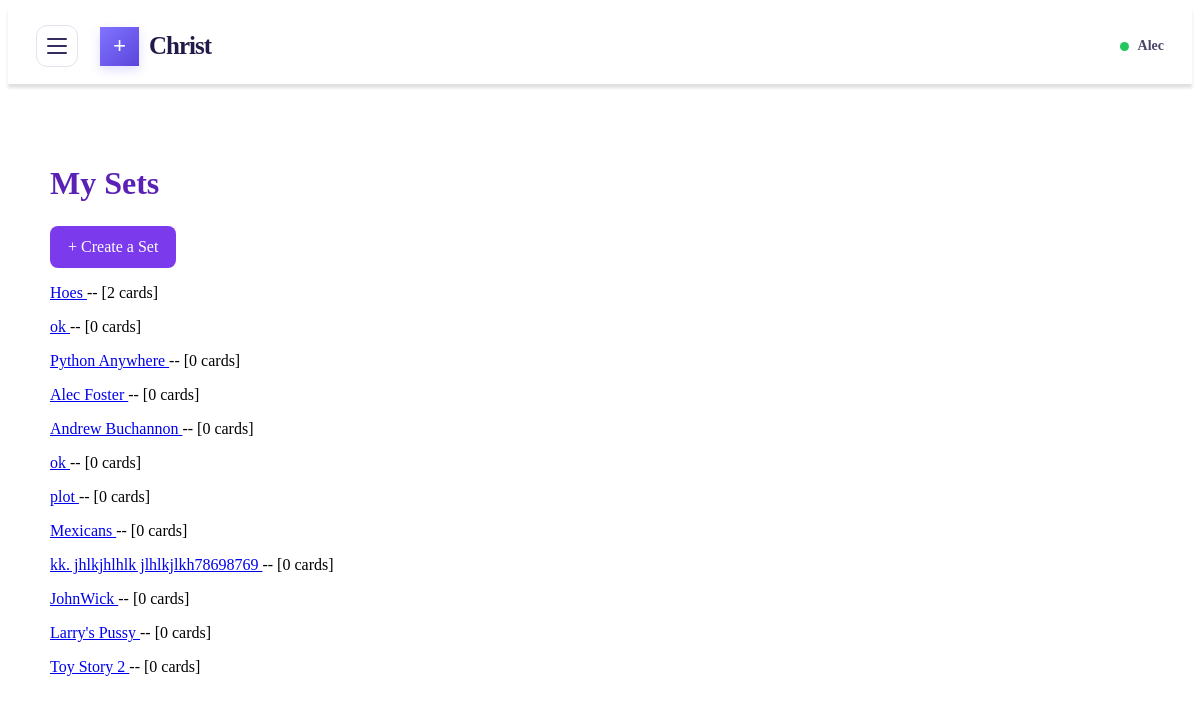
The app's page /sets (signed in) with its own data.
### papo_cito.py (models this page shows)
class CardSet(db.Model):
    __tablename__ = "card_sets"
    id = db.Column(db.Integer, primary_key=True)
    name = db.Column(db.String(100), nullable=False)
    user_id = db.Column(db.Integer, db.ForeignKey("pot_users.id"), nullable=False)
    cards = db.relationship("Card", secondary=card_set_cards, backref=db.backref("sets", lazy="select"))

### papo_cito.py (the view)
@app.route("/sets")
def my_sets():
    if "user_id" not in session:
        return redirect(url_for("login"))
    sets = CardSet.query.filter_by(
            user_id=session["user_id"]
            ).order_by(CardSet.id.asc()).all()
    return render_template("sets.html", sets=sets)

### templates/sets.html (shortened to what this page needs)
{% extends "base.html" %}
{% block content %}
<div class="cards-page">
	<h1>My Sets</h1>
	<a class="create-button"
	   href="{{ url_for('create_set') }}">
		+ Create a Set
	</a>
	{% for card_set in sets %}
		<p>
		<a href="{{ url_for("view_set", set_id=card_set.id) }}">
				{{ card_set.name }}
		</a>
			-- [{{ card_set.cards|length }} cards]
		</p>
	{% else %}
		<p>You haven't created any sets yet.</p>
	{% endfor %}
</div>
{% endblock %}

### static/css/style.css (style rules this page uses)
.cards-page { max-width: 1100px; margin:40px auto; padding: 20px; }
.cards-page h1 { color: #5b21b6; margin-bottom: 24px; }
.create-button { display: inline-block; padding: 12px 18px; border-radius: 8px; background: #7c3aed; color: white; text-decoration: none; }

### records on screen
CardSet: name "Hoes", cards|length "2"
CardSet: name "ok", cards|length "0"
CardSet: name "Python Anywhere", cards|length "0"
CardSet: name "Alec Foster", cards|length "0"
CardSet: name "Andrew Buchannon", cards|length "0"
CardSet: name "ok", cards|length "0"
CardSet: name "plot", cards|length "0"
CardSet: name "Mexicans", cards|length "0"
CardSet: name "kk. jhlkjhlhlk jlhlkjlkh78698769", cards|length "0"
CardSet: name "JohnWick", cards|length "0"
CardSet: name "Larry's Pussy", cards|length "0"
CardSet: name "Toy Story 2", cards|length "0"

### other values on screen
{{ session.get("user", "Student") }} "Alec"
